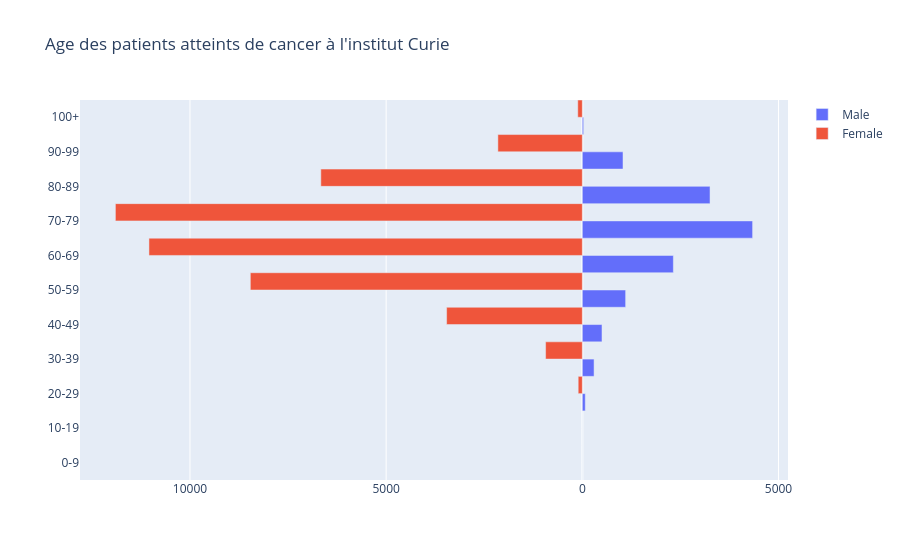

Notebook code for this chart:
### Code cell
y_age = df_pyramidage.ageInterv.sort_values(ascending= True)
x_M = df_pyramidage.M
x_F = df_pyramidage.F * -1

fig = go.Figure()
fig.add_trace(go.Bar(y = y_age, x = x_M,
                    name = 'Male',
                    orientation = 'h'))

fig.add_trace(go.Bar(y = y_age, x = x_F,
                    name = 'Female',
                    orientation = 'h'))
fig.update_layout(title = "Age des patients atteints de cancer à l'institut Curie",
                  bargap = 0, bargroupgap=0,
                  xaxis = dict(tickvals = [-15000,-10000,-5000,0,5000,10000,15000],
                               ticktext = ['15000', '10000' , '5000', '0', '5000', '10000', '15000'])
                 )

### Figure 1 — Plotly figure (JSON) as saved in the notebook; plotly's stock layout.template omitted (floating-point values rounded to 4 significant figures)
{"data": [{"name": "Male", "orientation": "h", "type": "bar", "x": [0, 0, 75, 299, 501, 1104, 2320, 4340, 3255, 1037, 33], "y": ["0-9", "10-19", "20-29", "30-39", "40-49", "50-59", "60-69", "70-79", "80-89", "90-99", "100+"]}, {"name": "Female", "orientation": "h", "type": "bar", "x": [0, 0, -105, -936, -3459, -8462, -11046, -11901, -6665, -2152, -116], "y": ["0-9", "10-19", "20-29", "30-39", "40-49", "50-59", "60-69", "70-79", "80-89", "90-99", "100+"]}], "layout": {"bargap": 0, "bargroupgap": 0, "title": {"text": "Age des patients atteints de cancer à l'institut Curie"}, "xaxis": {"ticktext": ["15000", "10000", "5000", "0", "5000", "10000", "15000"], "tickvals": [-15000, -10000, -5000, 0, 5000, 10000, 15000]}}}
